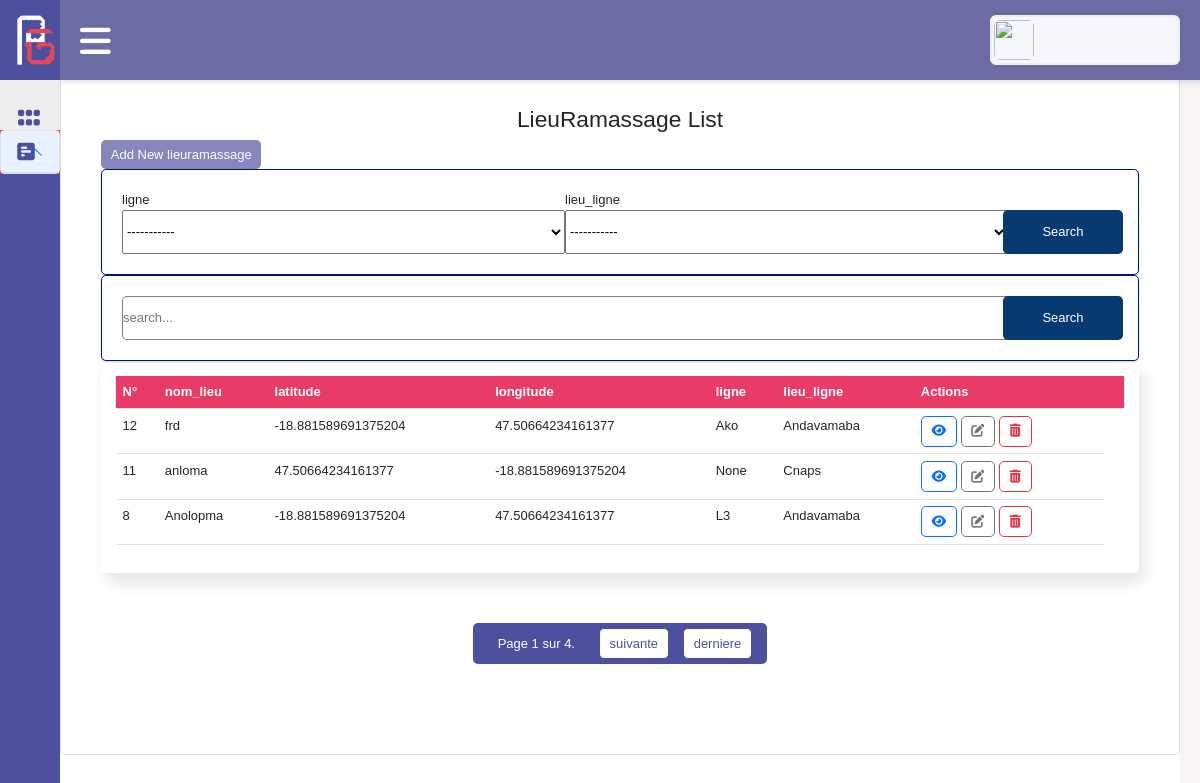
Before: /transport_scolaire/lieuramassage with the older database file.
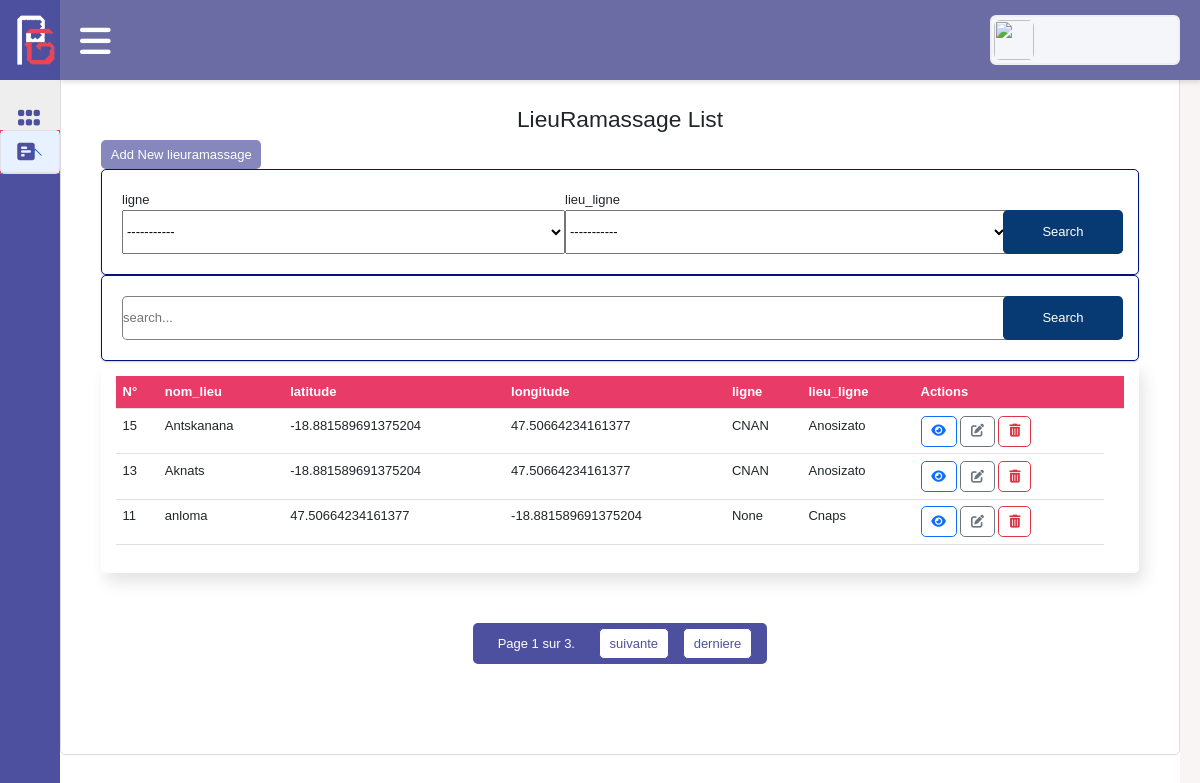
After: the same page with the newer database file.
### transport_scolaire/models.py (models this page shows, shortened)
class LieuRamassage(models.Model):
     nom_lieu = models.CharField(max_length=50,)
     latitude = models.CharField(max_length=50,default="-18.881589691375204",blank=False,null=True,)
     longitude = models.CharField(max_length=50,default="47.50664234161377",null=True,blank=False,)
     ligne = models.ForeignKey("Ligne",null=True,on_delete=models.CASCADE,)
     lieu_ligne = models.ForeignKey("LieuLigne",null=True,on_delete=models.CASCADE,)

class Ligne(models.Model):
     nom = models.CharField(max_length=50,)
     def __str__(self):
          return f"{self.nom}"

class LieuLigne(models.Model):
     nom_lieu = models.CharField(max_length=50,)
     latitude = models.CharField(max_length=50,default="-18.881589691375204",blank=False,)
     longitude = models.CharField(max_length=50,default="47.50664234161377",null=True,blank=False,)
     def __str__(self):
          return f"{self.nom_lieu}"

### transport_scolaire/views_generic.py (the view)
# urls.py: path('lieuramassage',LieuRamassageListView.as_view(), name='lieuramassage-list'),
class LieuRamassageListView(ListView):
     model = LieuRamassage
     template_name = 'lieuramassage/list.html'
     context_object_name = 'lieuramassages'
     number_page =3
     def get_context_data(self, **kwargs: Any) -> dict[str, Any]:
          context= super().get_context_data(**kwargs)
          search_query = self.request.GET.get('search_query') or ''
          objects =LieuRamassage.objects.all().order_by('-pk')
          search_filter = self.request.GET.get('search_filter_ligne') or ''
          if search_filter:
               objects=objects.filter(Q(ligne__pk=search_filter))
               context['search_filter_ligne']=search_filter
          search_filter = self.request.GET.get('search_filter_lieu_ligne') or ''
          if search_filter:
               objects=objects.filter(Q(lieu_ligne__pk=search_filter))
               context['search_filter_lieu_ligne']=search_filter
          if search_query:
               objects=objects.filter(Q(pk__icontains=search_query) | Q(nom_lieu__icontains=search_query) | Q(latitude__icontains=search_query) | Q(longitude__icontains=search_query) )
          context['search_query']=search_query
          context['lignes']=Ligne.objects.all()
          context['lieu_lignes']=LieuLigne.objects.all()
          paginator = Paginator(objects,self.number_page)
          page_number = self.request.GET.get('page')
          page_obj = paginator.get_page(page_number)
          context['lieuramassages']=page_obj
          return context

### transport_scolaire/templates/lieuramassage/list.html (shortened to what this page needs)
{% extends 'base.html' %}
{% block title %}
   <div class='page_title'><h3>LieuRamassage List</h3></div>
{% endblock title %}
{% block content %}
   <div class='actions'>
      <a href='{% url 'transport_scolaire:lieuramassage-create' %}' class='btn btn-primary text-white'>
         Add New lieuramassage
   </a>
   </div>
   <form class='form-search'  method='GET'>
   <div class='content-search'>
         <div class='d-flex group flex-column '>            <label>ligne</label>            <select type='text'  name='search_filter_ligne'>
<option value=''>-----------</option>
         </div>         <div class='d-flex group flex-column '>            <label>lieu_ligne</label>            <select type='text'  name='search_filter_lieu_ligne'>
<option value=''>-----------</option>
         </div>         <button type='submit' class='btn btn-primary sub-2 text-white' >Search</button>
   </div>
   </form>
   <form class='form-search'  method='GET'>
         <input type='text' name='search_query' value='{{search_query}}' placeholder='search...'>
         <button type='submit' class='btn btn-primary text-white' >Search</button>
   </form>
   <div class='table-responsive'>
      <table class='table'>
         <thead>
            <tr>
               <th>N°</th>
               <th>nom_lieu</th>
               <th>latitude</th>
               <th>longitude</th>
               <th>ligne</th>
               <th>lieu_ligne</th>
               <th>Actions<th>
            </tr>
         </thead>
         <tbody>
         {% for lieuramassage in lieuramassages %}
            <tr>
               <td>{{ lieuramassage.pk }}</td>
               <td>{{ lieuramassage.nom_lieu }}</td>
               <td>{{ lieuramassage.latitude }}</td>
               <td>{{ lieuramassage.longitude }}</td>
               <td>{{ lieuramassage.ligne }}</td>
               <td>{{ lieuramassage.lieu_ligne }}</td>
               <td class='col-actions'>
                  <a class='see btn btn-outline-primary text-primary' href="{% url 'transport_scolaire:lieuramassage-detail' lieuramassage.pk %}"><i class='fa-solid fa-eye'></i></a>
                  <a class='update btn btn-outline-secondary text-secondary' href="{% url 'transport_scolaire:lieuramassage-update' lieuramassage.pk %}"><i class='fa-solid fa-pen-to-square'></i></a>
                  <a class='delete btn btn-outline-danger text-danger' href="{% url 'transport_scolaire:lieuramassage-delete' lieuramassage.pk %}"><i class='fa-solid fa-trash-can'></i></a>
               </td>
            </tr>
         {% endfor %}
         </tbody>
      </table>
   </div>
<div class="panigation">
            <span>
               <span>
                   Page {{ lieuramassages.number }} sur {{ lieuramassages.paginator.num_pages }}.
               </span>
               {% if lieuramassages.has_next %}
                   <a href="?page={{ lieuramassages.next_page_number }}">suivante</a>
                   <a href="?page={{ lieuramassages.paginator.num_pages }}">derniere</a>
               {% endif %}
           </span>
       </div>
{% endblock content %}

Changed rows visible on the page:
removed LieuRamassage: pk "12", nom_lieu "frd", latitude "-18.881589691375204", longitude "47.50664234161377", ligne "Ako", lieu_ligne "Andavamaba"
no longer on this page (row unchanged): LieuRamassage: pk "8", nom_lieu "Anolopma", latitude "-18.881589691375204", longitude "47.50664234161377", ligne "L3", lieu_ligne "Andavamaba"
added LieuRamassage: pk "15", nom_lieu "Antskanana", latitude "-18.881589691375204", longitude "47.50664234161377", ligne "CNAN", lieu_ligne "Anosizato"
added LieuRamassage: pk "13", nom_lieu "Aknats", latitude "-18.881589691375204", longitude "47.50664234161377", ligne "CNAN", lieu_ligne "Anosizato"
Other visible differences:
{{ lieuramassages.paginator.num_pages }}: "4" → "3"
